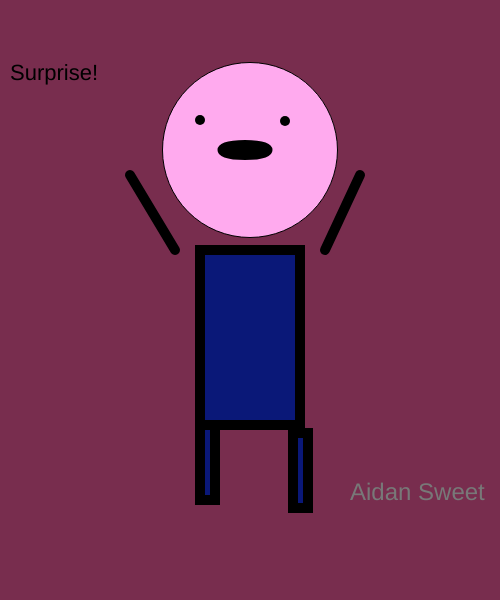
Frame 1 (no input)
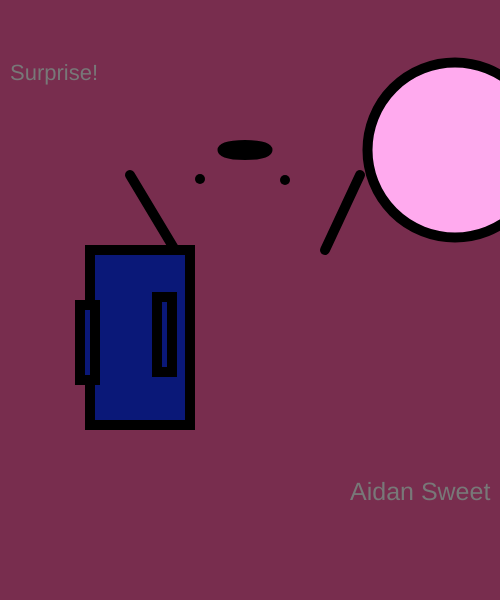
Frame 60 (no input)
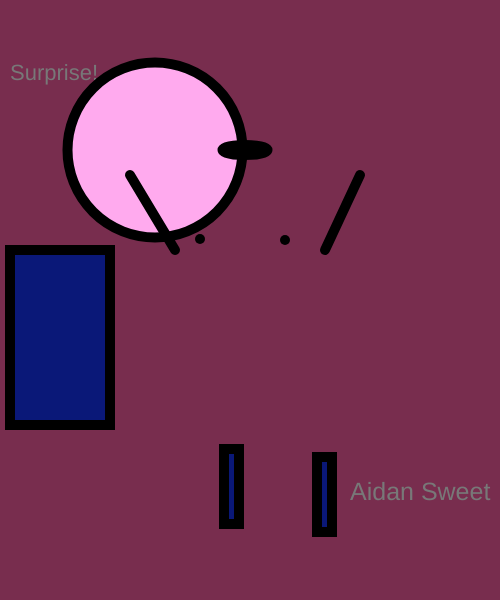
Frame 120 (the mouse pressed at the canvas centre since frame 60)

The p5.js sketch that drew these frames (run headless with seeded random() and noise() and a simulated clock; from frame 60 on, the mouse is pressed at the canvas centre):

// p5.js sketch
// ── sketch.js
var headX = 250;
var headY = 150;
var headDirection = 5;
var leftEyeX = 200;
var rightEyeX = 285;
var eyeY = 120;
var eyeDirection = 1;
var bodyY = 250;
var bodyX = 200;
var bodyDirection = 10;
var leftLegX = 200;
var rightLegX = 285
var legY = 425;
var legDirection = 8;
var size = 24;
var count = 0;
var sizeDirection = 1;
function setup()
{
    createCanvas(500,600);
}
function draw()
{
    background(120,45,78);
    textSize(22);
    text("Surprise!",10,80)

    
    //head
    fill('#fae')
    circle(headX,headY,175);
    if(headX >=500 || headX <= 0)
    {
        headDirection *= -1;
    }
    headX += headDirection;


    //eyes
    strokeWeight(10);
    fill(0);
    point(leftEyeX,eyeY);
    if(eyeY >= 250 || eyeY <=0)
    {
        eyeDirection *= -1;
    }
    eyeY += eyeDirection;
    point(rightEyeX,eyeY);


    //mouth
    ellipse(245, 150, 45, 10)

    //arms
    strokeWeight(10);
    line(130,175,175,250);
    line(325,250,360,175);

    // body
    fill(10, 24, 120);
    rect(bodyX,bodyY,100,175);
    if(bodyX >= 350 || bodyX <= 0)
    {
        bodyDirection *= -1;
    }
    bodyX += bodyDirection;

    //legs
    rect(leftLegX,legY,15,75);
    if( leftLegX && rightLegX >= 500 || leftLegX && rightLegX <= 0)
    {
        legDirection *= -1;
    }
    if( legY >= 600 || legY <= -1)
    {
        legDirection *= -1;
    }
    rightLegX += legDirection;
    leftLegX += legDirection;
    legY += legDirection;
    rect(rightLegX,legY,15,75);

    fill(120);
    textSize(size);
    size+= sizeDirection;
    count++;
    if(count > 5)
    {
        sizeDirection *=-1;
        count = 0;
    }
    text("Aidan Sweet",350,500)
}
